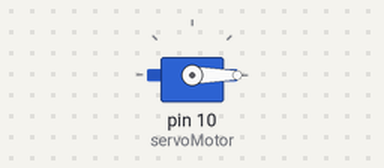
The sketch below on a simulated Arduino Uno, built with avr-gcc and run on an emulated ATmega328P. On the bench: servo.

Above: at 0.05 s.
At 2.05 s:
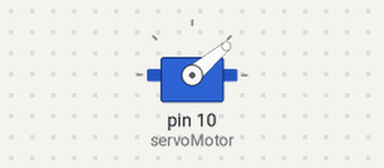
At 4.05 s:
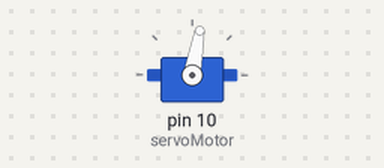
At 8.1 s:
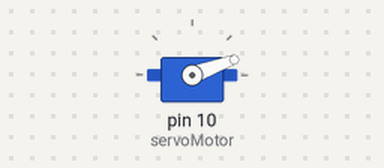
Timing chart, 0 to 11.8 s (numbered marks = the images above):
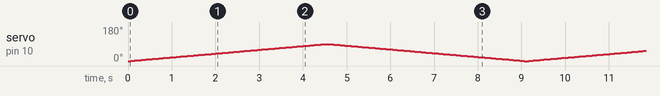

The sketch:

basic_servo_motor.ino
```cpp
#include <Servo.h>

Servo servoMotor;

int servo_position = 0;

void setup() {
  servoMotor.attach(10);
}

void loop() {
  for (servo_position = 0; servo_position <= 90; servo_position++) {
    servoMotor.write(servo_position);
    delay(50);
  }

  for (servo_position = 90; servo_position >= 0; servo_position--) {
    servoMotor.write(servo_position);
    delay(50);
  }
}
```
